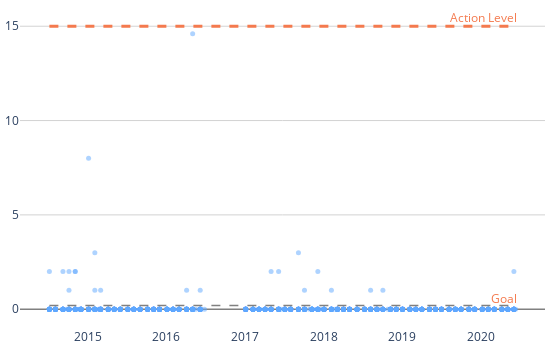

The cell this chart's notebook holds for it:
### Code cell
#Plot

plot_blue = '#5DA7FF'
plot_red = '#F47A4E'

fig = go.Figure()

fig.add_trace( #Sample Points - At Source
    go.Scatter(
        x = df1['Sample Date'],
        y = df1['Lead (µg/L)'],
        text = df1['Sample Site '],
        mode = 'markers',
        hovertemplate = 'Lead Level in Site # <b>%{text}</b>: %{y} µg/L<extra></extra>',
        marker = dict(
            color= plot_blue,
            size = 5,
            line_width=0,
            opacity = 0.5
            )
    ))

fig.add_shape(type="line", #Action Level
    x0=df1['Sample Date'].min(), y0=15, x1=df1['Sample Date'].max(), y1=15,
    line=dict(
        color=plot_red,
        width=3,
        dash="dash",
        ))

fig.add_shape(type="line", #Goal Level
    x0=df1['Sample Date'].min(), y0=0.2, x1=df1['Sample Date'].max(), y1=0.2,
    line=dict(
        color = 'grey',
        width=1.5,
        dash="dash",
        ))

fig.add_annotation(text="Action Level",
                  xref="paper", yref="paper",
                  x=0.95, y=1.025, showarrow=False,align='right',
                  font=dict( family= "Open Sans, sans-serif",size=12,color=plot_red),
                  )

fig.add_annotation(text="Goal",
                  xref="paper", yref="paper",
                  x=0.95, y=0.06, showarrow=False,align='right',
                  font=dict( family= "Open Sans, sans-serif",size=12,color=plot_red),
                  )

fig.update_layout( #All Layout
    width=550,
    height=350,
    yaxis = dict(range = [ 0 , df1['Lead (µg/L)'] + 6 ] ),
    plot_bgcolor='white',
    paper_bgcolor='white' ,
    showlegend = False,
    margin = dict(t=15,l=5,r=5,b=5),
    hoverlabel=dict(bgcolor="white",font_size=11),
    )

fig.update_xaxes(showgrid=False)
fig.update_yaxes(showgrid=True, gridwidth=1, gridcolor='lightgrey',nticks=5,zeroline=True, zerolinewidth=1.5, zerolinecolor = 'grey')

fig.show()

### Figure 1 — Plotly figure (JSON) as saved in the notebook; plotly's stock layout.template omitted (floating-point values rounded to 4 significant figures; data arrays with more than 128 entries replaced by an {"elided": "..."} marker saying what was removed)
{"data": [{"hovertemplate": "Lead Level in Site # <b>%{text}</b>: %{y} µg/L<extra></extra>", "marker": {"color": "#5DA7FF", "line": {"width": 0}, "opacity": 0.5, "size": 5}, "mode": "markers", "text": {"elided": "1295 int values"}, "type": "scatter", "x": {"elided": "1295 str values"}, "y": {"elided": "1295 float values"}}], "layout": {"annotations": [{"align": "right", "font": {"color": "#F47A4E", "family": "Open Sans, sans-serif", "size": 12}, "showarrow": false, "text": "Action Level", "x": 0.95, "xref": "paper", "y": 1.025, "yref": "paper"}, {"align": "right", "font": {"color": "#F47A4E", "family": "Open Sans, sans-serif", "size": 12}, "showarrow": false, "text": "Goal", "x": 0.95, "xref": "paper", "y": 0.06, "yref": "paper"}], "height": 350, "hoverlabel": {"bgcolor": "white", "font": {"size": 11}}, "margin": {"b": 5, "l": 5, "r": 5, "t": 15}, "paper_bgcolor": "white", "plot_bgcolor": "white", "shapes": [{"line": {"color": "#F47A4E", "dash": "dash", "width": 3}, "type": "line", "x0": "2014-07-08T00:00:00", "x1": "2020-06-10T00:00:00", "y0": 15, "y1": 15}, {"line": {"color": "grey", "dash": "dash", "width": 1.5}, "type": "line", "x0": "2014-07-08T00:00:00", "x1": "2020-06-10T00:00:00", "y0": 0.2, "y1": 0.2}], "showlegend": false, "width": 550, "xaxis": {"showgrid": false}, "yaxis": {"gridcolor": "lightgrey", "gridwidth": 1, "nticks": 5, "range": [0, {"elided": "1295 float values"}], "showgrid": true, "zeroline": true, "zerolinecolor": "grey", "zerolinewidth": 1.5}}}
